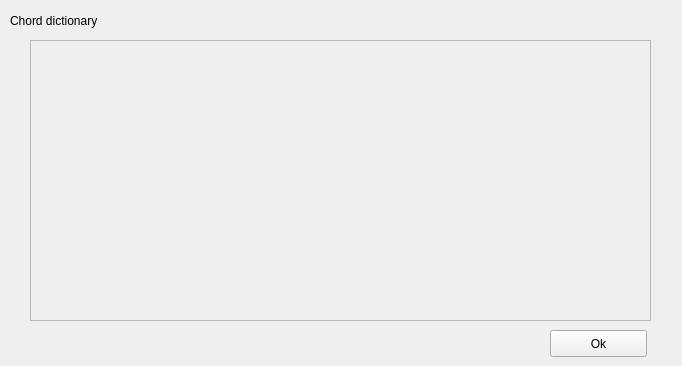
<?xml version="1.0" encoding="UTF-8"?>
<ui version="4.0">
 <class>ChordDictionary</class>
 <widget class="QWidget" name="ChordDictionary">
  <property name="geometry">
   <rect>
    <x>0</x>
    <y>0</y>
    <width>682</width>
    <height>366</height>
   </rect>
  </property>
  <property name="windowTitle">
   <string>Form</string>
  </property>
  <widget class="QLabel" name="label">
   <property name="geometry">
    <rect>
     <x>10</x>
     <y>10</y>
     <width>261</width>
     <height>21</height>
    </rect>
   </property>
   <property name="minimumSize">
    <size>
     <width>0</width>
     <height>0</height>
    </size>
   </property>
   <property name="locale">
    <locale language="English" country="UnitedStates"/>
   </property>
   <property name="text">
    <string>Chord dictionary</string>
   </property>
   <property name="textFormat">
    <enum>Qt::AutoText</enum>
   </property>
   <property name="scaledContents">
    <bool>false</bool>
   </property>
   <property name="alignment">
    <set>Qt::AlignLeading|Qt::AlignLeft|Qt::AlignVCenter</set>
   </property>
  </widget>
  <widget class="QScrollArea" name="scrollArea">
   <property name="geometry">
    <rect>
     <x>30</x>
     <y>40</y>
     <width>621</width>
     <height>281</height>
    </rect>
   </property>
   <property name="widgetResizable">
    <bool>true</bool>
   </property>
   <widget class="QWidget" name="scrollAreaWidgetContents">
    <property name="geometry">
     <rect>
      <x>0</x>
      <y>0</y>
      <width>619</width>
      <height>279</height>
     </rect>
    </property>
    <widget class="QWidget" name="gridLayoutWidget">
     <property name="geometry">
      <rect>
       <x>0</x>
       <y>0</y>
       <width>621</width>
       <height>281</height>
      </rect>
     </property>
     <layout class="QGridLayout" name="layout"/>
    </widget>
   </widget>
  </widget>
  <widget class="QPushButton" name="closeButton">
   <property name="geometry">
    <rect>
     <x>550</x>
     <y>330</y>
     <width>97</width>
     <height>27</height>
    </rect>
   </property>
   <property name="text">
    <string>Ok</string>
   </property>
  </widget>
 </widget>
 <resources/>
 <connections/>
</ui>
